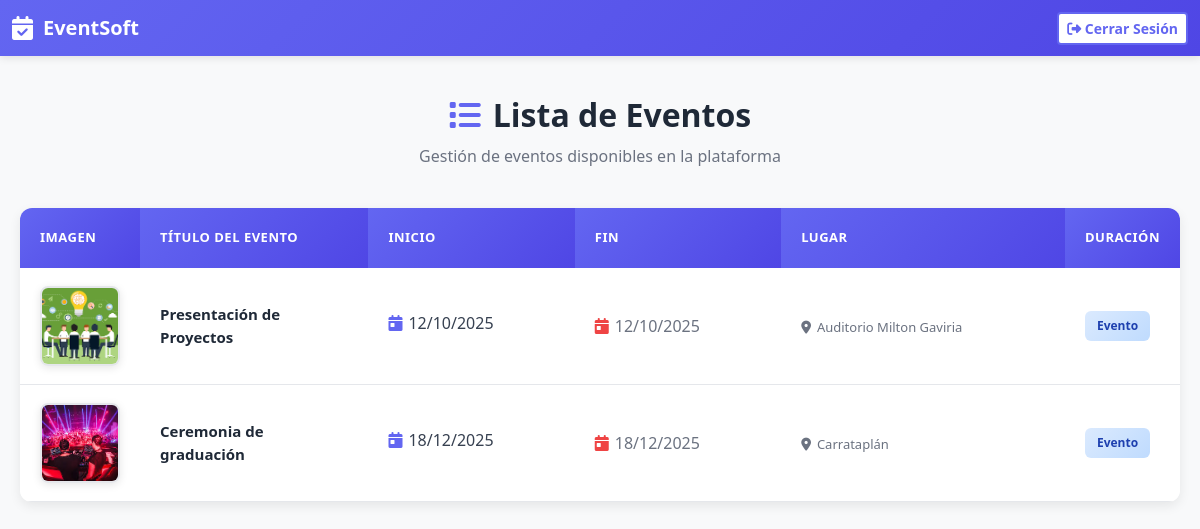
The page /eventos/ (signed in) on the database its author committed.
### app_eventos/models.py (models this page shows, shortened)
class Evento(models.Model):
    titulo = models.CharField(max_length=200)
    fecha_inicio = models.DateField()
    fecha_fin = models.DateField()
    lugar = models.CharField(max_length=300)
    imagen = models.ImageField(upload_to='eventos', null=True, blank=True)

### app_eventos/views.py (the view)
# urls.py: path('eventos/', views.eventos_view, name='eventos'),
@login_required
@permission_required('app_eventos.view_evento')
def eventos_view(request):
    if request.user.is_authenticated:
        eventos = Evento.objects.all()
        return render(request, 'eventos.html', {'eventos': eventos})
    else:
        return redirect ('login')

### app_eventos/templates/app_eventos/eventos.html (shortened to what this page needs)
<!DOCTYPE html>
<html lang="es">
<head>
    <link href="https://cdn.jsdelivr.net/npm/bootstrap@5.3.0/dist/css/bootstrap.min.css" rel="stylesheet">
    <link rel="stylesheet" href="https://cdnjs.cloudflare.com/ajax/libs/font-awesome/6.4.0/css/all.min.css">
</head>
<body>
    <nav class="navbar navbar-dark">
        <div class="container-fluid">
            <span class="navbar-brand">
                <i class="fas fa-calendar-check"></i>
                EventSoft
            </span>
            <form action="{% url 'login' %}" method="GET" style="margin: 0;">
                <button type="submit" class="btn btn-logout btn-sm">
                    <i class="fas fa-sign-out-alt"></i> Cerrar Sesión
                </button>
            </form>
        </div>
    </nav>
    <div class="container-main">
        <div class="page-header">
            <h1>
                <i class="fas fa-list"></i>
                Lista de Eventos
            </h1>
            <p>Gestión de eventos disponibles en la plataforma</p>
        </div>
        {% if eventos %}
            <div class="table-container">
                <div class="table-responsive">
                    <table class="table table-hover">
                        <thead>
                            <tr>
                                <th style="width: 10%;">Imagen</th>
                                <th style="width: 20%;">Título del Evento</th>
                                <th style="width: 18%;">Inicio</th>
                                <th style="width: 18%;">Fin</th>
                                <th style="width: 25%;">Lugar</th>
                                <th style="width: 9%;">Duración</th>
                            </tr>
                        </thead>
                        <tbody>
                            {% for evento in eventos %}
                                <tr>
                                    <td>
                                        {% if evento.imagen %}
                                            <img src="{{ evento.imagen.url }}" alt="{{ evento.titulo }}" class="evento-imagen">
                                        {% else %}
                                            <div class="evento-imagen-placeholder">
                                                <i class="fas fa-image"></i>
                                            </div>
                                        {% endif %}
                                    </td>
                                    <td>
                                        <div class="evento-titulo">{{ evento.titulo }}</div>
                                    </td>
                                    <td>
                                        <div class="evento-fecha-inicio">
                                            <i class="fas fa-calendar-day" style="color: var(--primary-color);"></i>
                                            <span>{{ evento.fecha_inicio|date:"d/m/Y" }}</span>
                                        </div>
                                    </td>
                                    <td>
                                        <div class="evento-fecha-fin">
                                            <i class="fas fa-calendar-day" style="color: #ef4444;"></i>
                                            <span>{{ evento.fecha_fin|date:"d/m/Y" }}</span>
                                        </div>
                                    </td>
                                    <td>
                                        <div class="evento-lugar">
                                            <i class="fas fa-map-marker-alt"></i>
                                            <span>{{ evento.lugar }}</span>
                                        </div>
                                    </td>
                                    <td>
                                        <span class="badge-custom">
                                            Evento
                                        </span>
                                    </td>
                                </tr>
                            {% endfor %}
                        </tbody>
                    </table>
                </div>
            </div>
        {% endif %}
    </div>
</body>
</html>

### app_eventos/templates/app_eventos/eventos.html (style rules this page uses)
:root { --primary-color: #6366f1; --primary-dark: #4f46e5; --primary-light: #818cf8; }
body { background-color: #f8f9fa; font-family: 'Segoe UI', Tahoma, Geneva, Verdana, sans-serif; }
.navbar { background: linear-gradient(135deg, var(--primary-color) 0%, var(--primary-dark) 100%); box-shadow: 0 2px 8px rgba(0, 0, 0, 0.1); }
.navbar-brand { font-weight: 700; font-size: 20px; display: flex; align-items: center; gap: 10px; }
.navbar-brand i { font-size: 24px; }
.container-main { padding: 40px 20px; max-width: 1200px; margin: 0 auto; }
.page-header { margin-bottom: 40px; text-align: center; }
.page-header h1 { color: #1f2937; font-weight: 700; font-size: 32px; margin-bottom: 10px; display: flex; align-items: center; justify-content: center; gap: 12px; }
.page-header h1 i { color: var(--primary-color); }
.page-header p { color: #6b7280; font-size: 16px; margin: 0; }
.table-container { background: white; border-radius: 12px; box-shadow: 0 4px 12px rgba(0, 0, 0, 0.08); overflow: hidden; }
.table { margin: 0; }
.table thead th { background: linear-gradient(135deg, var(--primary-color) 0%, var(--primary-dark) 100%); color: white; font-weight: 600; border: none; padding: 20px; text-transform: uppercase; font-size: 13px; letter-spacing: 0.5px; }
.table tbody tr { border-bottom: 1px solid #e5e7eb; transition: background-color 0.3s ease; }
.table tbody td { padding: 18px 20px; vertical-align: middle; color: #374151; }
.evento-imagen { width: 80px; height: 80px; border-radius: 8px; object-fit: cover; box-shadow: 0 2px 8px rgba(0, 0, 0, 0.1); border: 2px solid #e5e7eb; }
.evento-titulo { font-weight: 600; color: #1f2937; font-size: 15px; }
.evento-lugar { color: #6b7280; font-size: 13px; margin-top: 4px; display: flex; align-items: center; gap: 6px; }
.evento-fecha-inicio { display: flex; align-items: center; gap: 6px; margin-bottom: 6px; }
.evento-fecha-fin { display: flex; align-items: center; gap: 6px; color: #6b7280; }
.badge-custom { display: inline-block; background: linear-gradient(135deg, #dbeafe 0%, #bfdbfe 100%); color: #1e40af; padding: 6px 12px; border-radius: 6px; font-size: 12px; font-weight: 600; }
.btn-logout { background-color: white; color: var(--primary-color); border: 2px solid var(--primary-color); font-weight: 600; transition: all 0.3s ease; }

### rows shown on the page
Evento: imagen (picture), titulo "Presentación de Proyectos", fecha_inicio "12/10/2025", fecha_fin "12/10/2025", lugar "Auditorio Milton Gaviria"
Evento: imagen (picture), titulo "Ceremonia de graduación", fecha_inicio "18/12/2025", fecha_fin "18/12/2025", lugar "Carrataplán"
